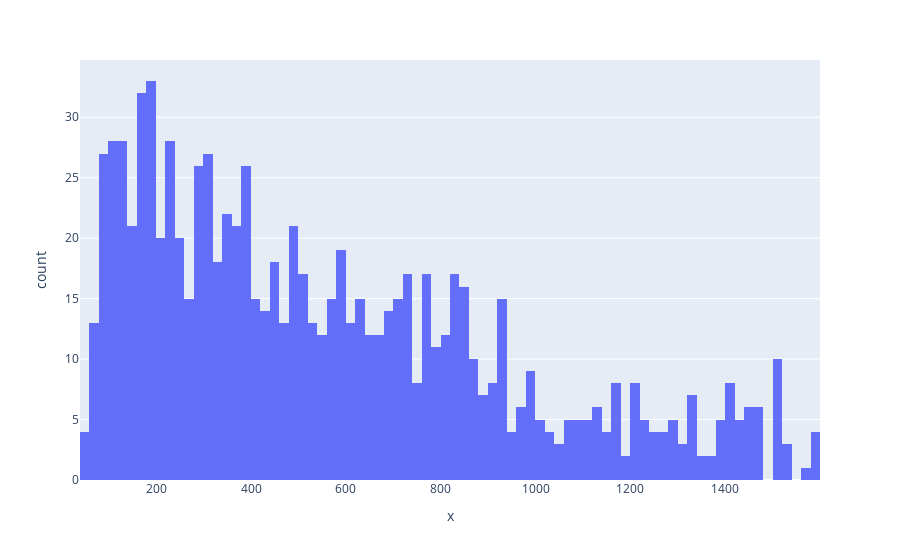

Write notebook code for a chart like this one.
### Code cell
# quick plot of histograms for the lengths of the chosen examples
fig = px.histogram(x=chosen_examples_lengths, nbins=100)
fig.show()

### Figure 1 — Plotly figure (JSON) as saved in the notebook; plotly's stock layout.template omitted (floating-point values rounded to 4 significant figures; data arrays with more than 128 entries replaced by an {"elided": "..."} marker saying what was removed)
{"data": [{"alignmentgroup": "True", "bingroup": "x", "hovertemplate": "x=%{x}<br>count=%{y}<extra></extra>", "legendgroup": "", "marker": {"color": "#636efa", "pattern": {"shape": ""}}, "name": "", "nbinsx": 100, "offsetgroup": "", "orientation": "v", "showlegend": false, "type": "histogram", "x": {"elided": "939 int values"}, "xaxis": "x", "yaxis": "y"}], "layout": {"barmode": "relative", "legend": {"tracegroupgap": 0}, "margin": {"t": 60}, "xaxis": {"anchor": "y", "domain": [0, 1], "title": {"text": "x"}}, "yaxis": {"anchor": "x", "domain": [0, 1], "title": {"text": "count"}}}}
